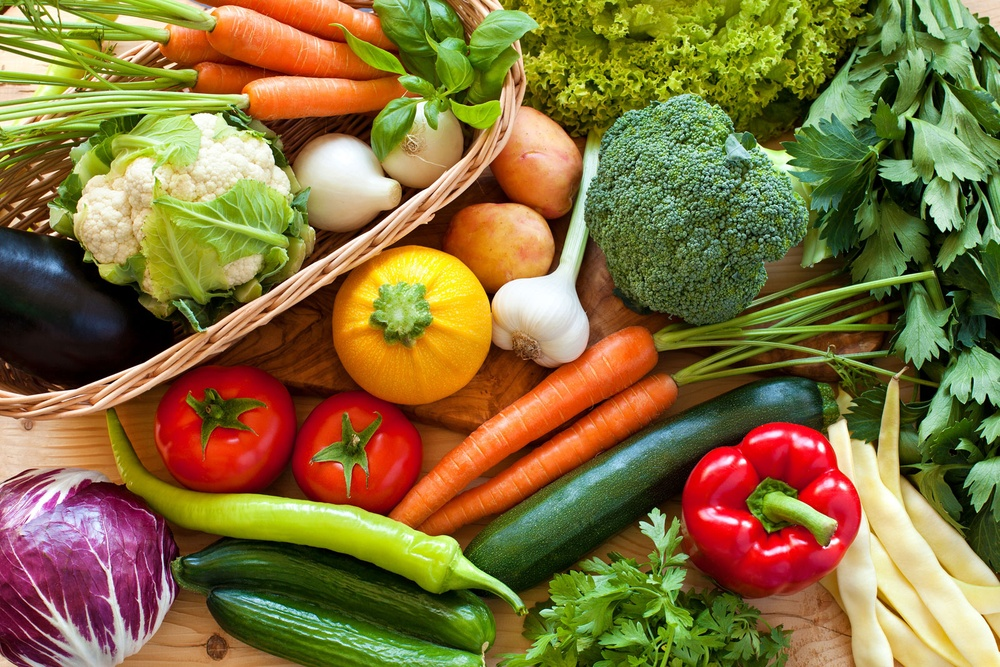
%> input picture HW3/week3/images/input_images/vegetables.jpeg, 1000 x 667 px, shrunk from 1600 x 1067 before the run
$ octave gaussian_smoothing.m   (GNU Octave 9; MATLAB toolbox functions it lacks are replaced by stand-ins)
%> lines starting %> are read from the running program, lines starting %| are printed output that depends on the picture
clear all;
close all;
clc;

I_rgb = imread('input_images/vegetables.jpeg');
%> I_rgb is the input picture: size 667x1000x3 uint8; mean R, G, B 132.1, 112.5, 59.1
I = rgb2gray(I_rgb);
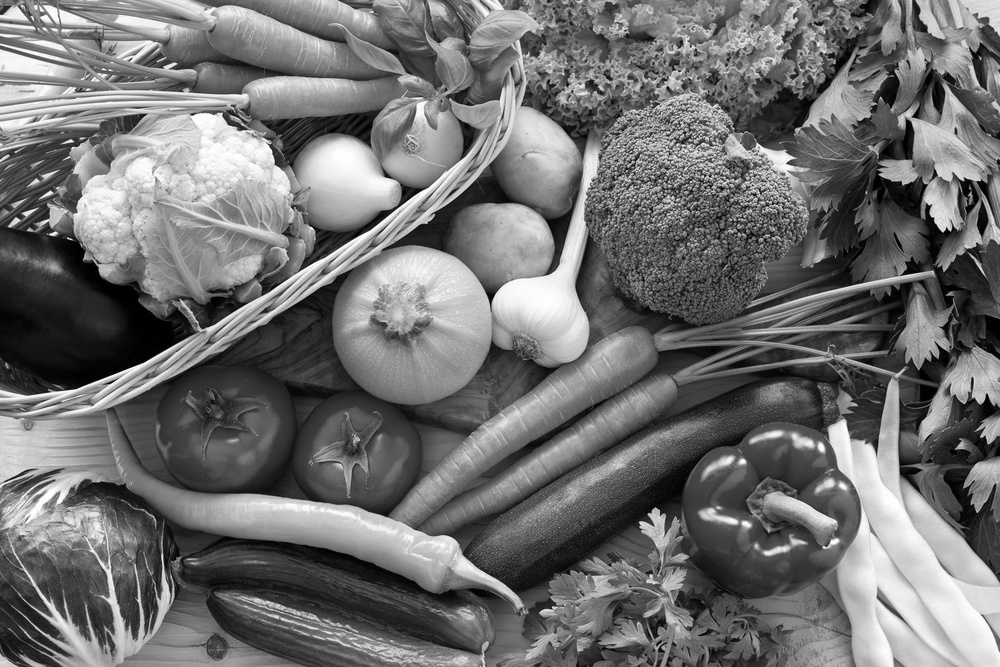
%> I: size 667x1000 uint8; min 0, max 255, mean 112.3

sigma = 5;

I_smooth = imgaussfilt(I,sigma);
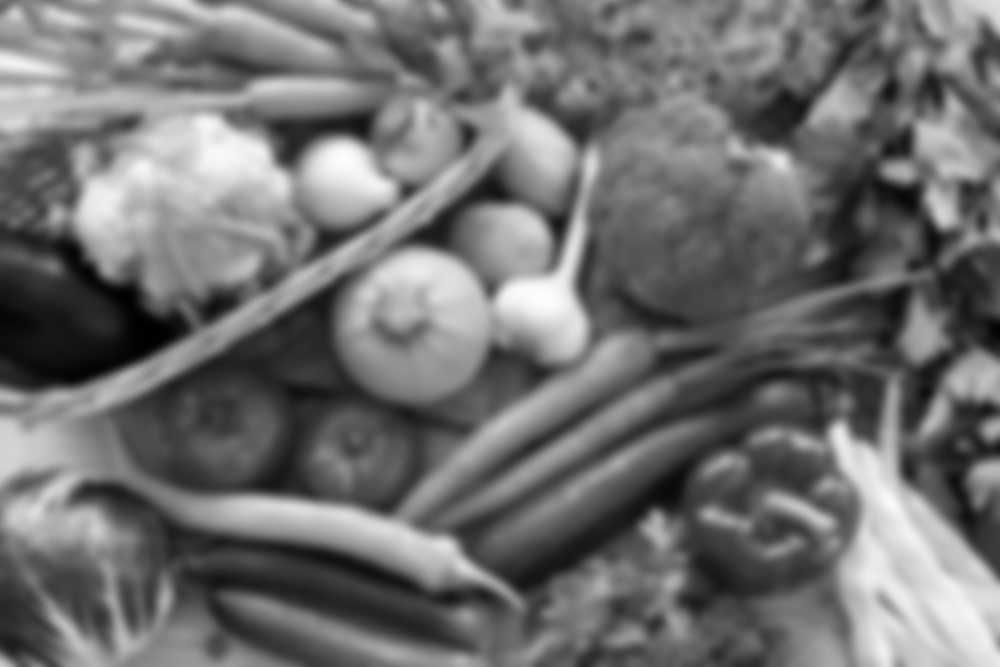
%> I_smooth: size 667x1000 uint8; min 0, max 253, mean 112.3


imwrite(I_smooth,"output_images/image_gaussian_smoothing.jpeg");

$ run again, with HW3/week3/images/input_images/WPI_campus.jpeg copied over HW3/week3/images/input_images/vegetables.jpeg
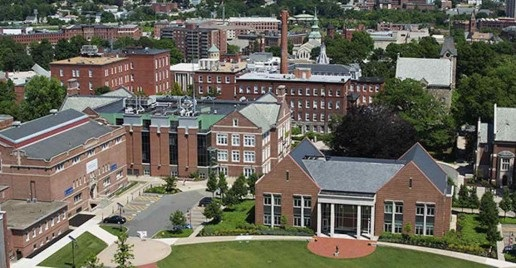
%> input picture HW3/week3/images/input_images/WPI_campus.jpeg, 516 x 268 px
%> I_rgb is the input picture: size 268x516x3 uint8; mean R, G, B 105.4, 102.9, 90.7
%> `I = rgb2gray(I_rgb);`:
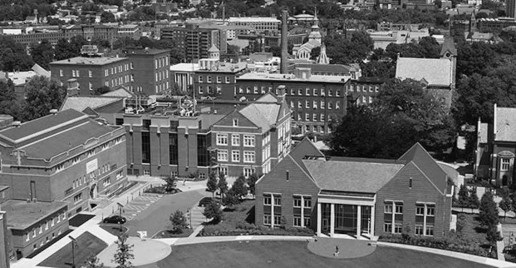
%> I: size 268x516 uint8; min 0, max 255, mean 102.3
%> `I_smooth = imgaussfilt(I,sigma);`:
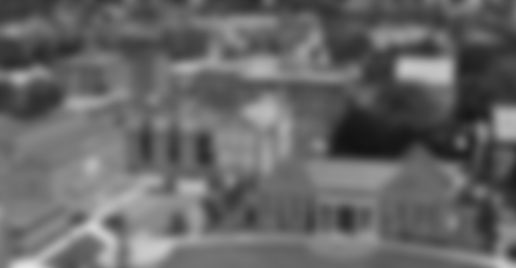
%> I_smooth: size 268x516 uint8; min 18, max 228, mean 102.2

$ run again, with HW3/week3/images/input_images/building.jpeg copied over HW3/week3/images/input_images/vegetables.jpeg
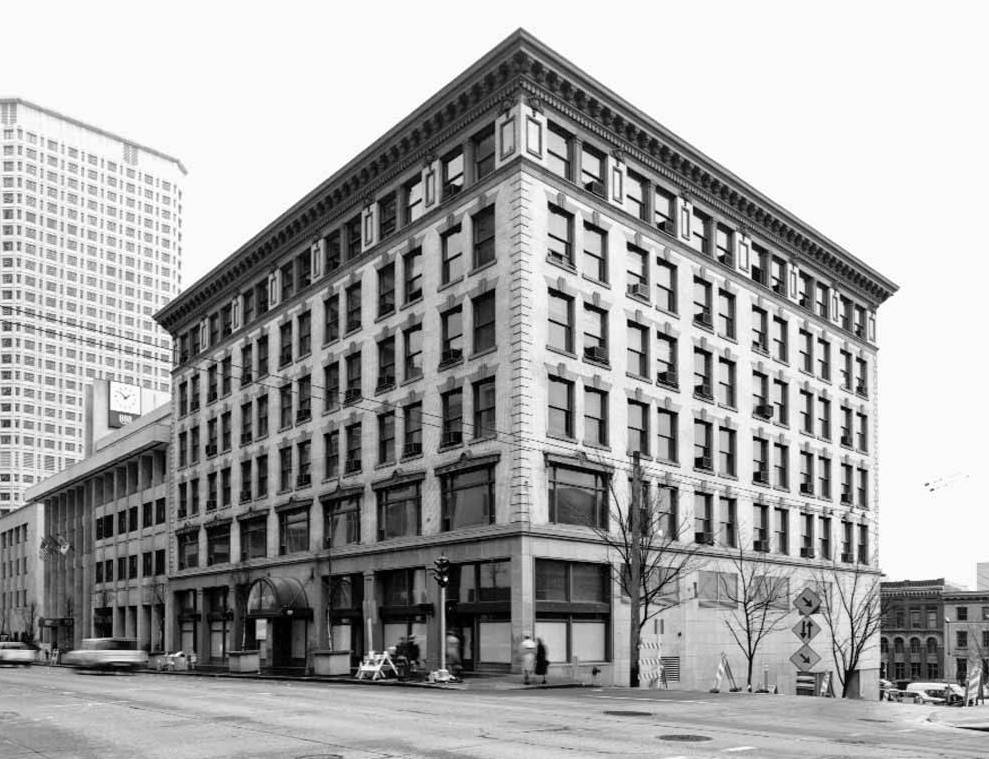
%> input picture HW3/week3/images/input_images/building.jpeg, 989 x 759 px
%> I_rgb is the input picture: size 759x989 uint8; min 0, max 255, mean 165.6
%> `I_smooth = imgaussfilt(I,sigma);`:
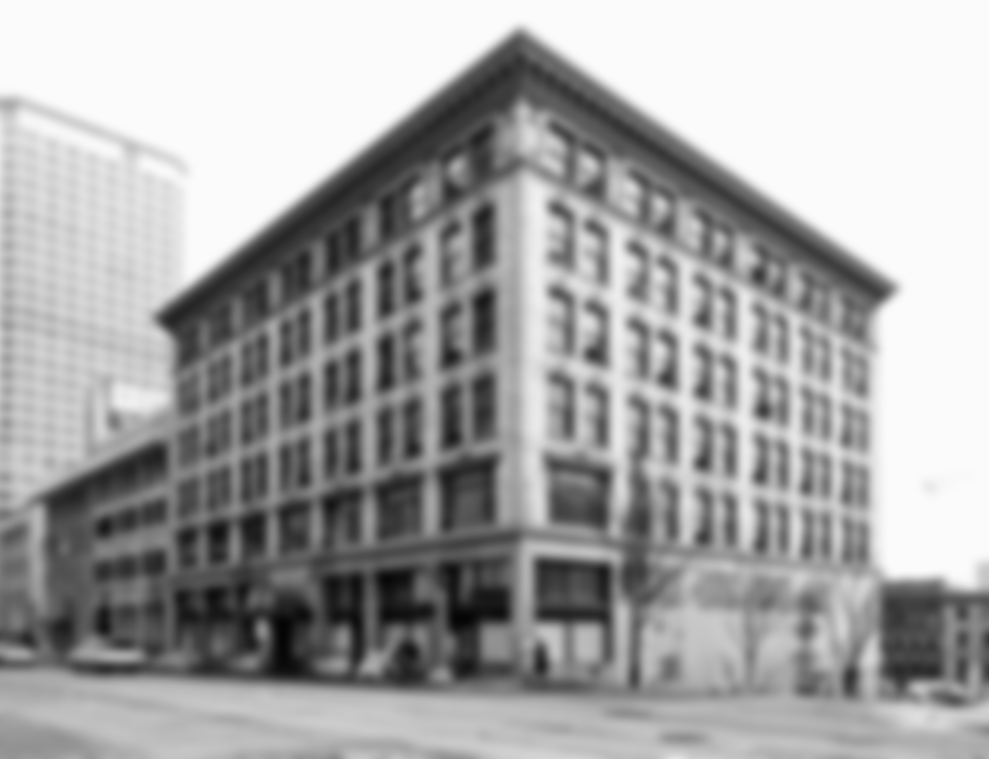
%> I_smooth: size 759x989 uint8; min 3, max 251, mean 165.6
